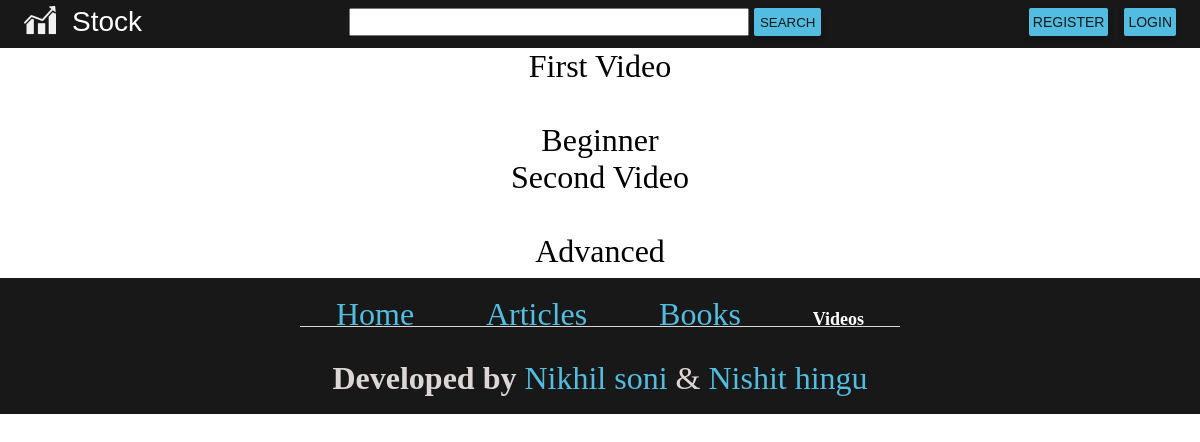
/Videos/, run on an earlier commit of the app's database.
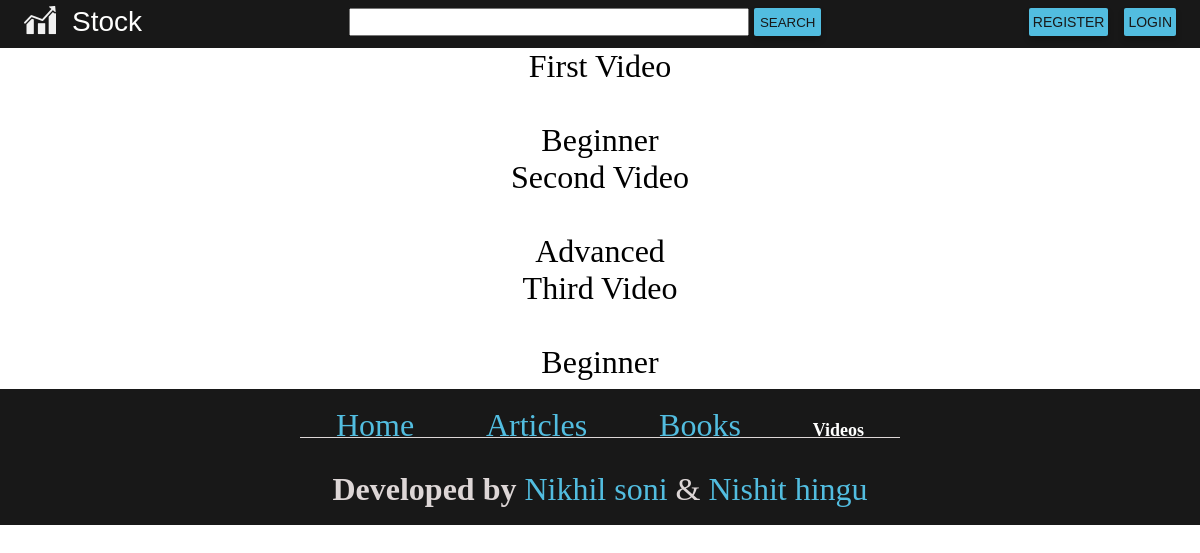
And on a later commit of the database.
### tutorials/models.py (models this page shows, shortened)
class Videos(models.Model):
    priority_status = (
        ('Beginner','Beginner'),
        ('Intermediate','Intermediate'),
        ('Advanced','Advanced'),
    )
    vName = models.CharField(max_length=200)
    vUrl = EmbedVideoField(blank=True)
    vPriority = models.CharField(max_length=20, choices=priority_status, default= 'Intermediate')

### tutorials/views.py (the view)
# urls.py: path('Videos/',views.videos, name="videos"),
def videos(request):
    docs = Videos.objects.all()
    return render(request, 'Videos.html', {'docs':docs})

### templates/Videos.html (shortened to what this page needs)
{% extends 'base.html' %}
{% load static %}
{% load embed_video_tags %}
{% block head %}
<link rel="stylesheet" href="{% static 'CSS/videos.css' %}" media="all">
{% endblock %}
{% block content %}
<h1>
<div style="text-align: center;">
    {%for v in docs%}
        {{v.vName}}<br>
        {% video v.vUrl 'medium' %}<br>
        {{v.vPriority}}<br>
    {%endfor%}
</div>
{% endblock %}
{% block footer %}
<nav class="navigation column">
    <a href="http://localhost:8000" class="footer-link">Home</a>
    <a href="http://localhost:8000/Articles" class="footer-link">Articles</a>
    <a href="http://localhost:8000/Books" class="footer-link">Books</a>
    <a href="http://localhost:8000/Videos" class="footer-current">Videos</a>
</nav>
{% endblock %}

What changed in the data, as far as the page shows it:
added Videos: vName "Third Video", vPriority "Beginner"
